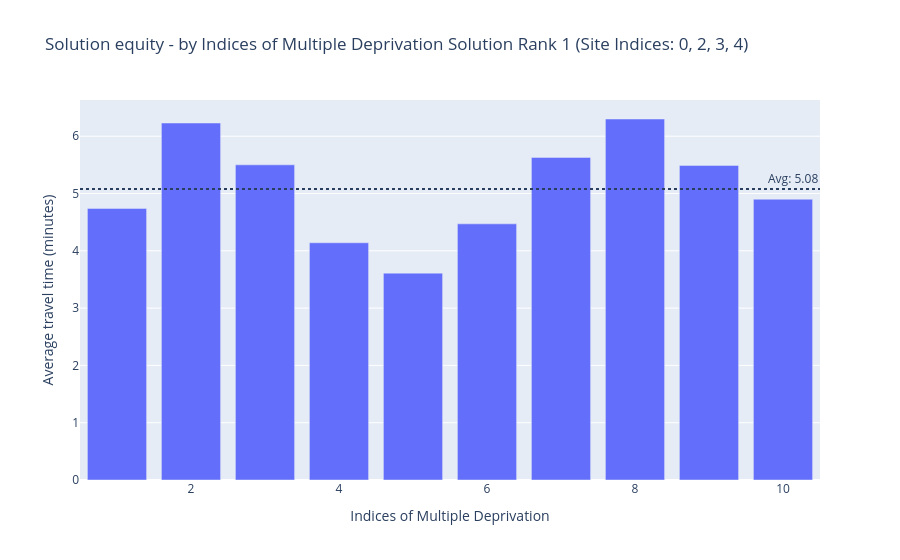

Notebook source saved alongside this figure:
### Markdown cell above
And we can also opt to explore this as a plot.

### Code cell
solutions.check_solution_equity(return_plot=True)

### Figure 1 — Plotly figure (JSON) as saved in the notebook; plotly's stock layout.template omitted (floating-point values rounded to 4 significant figures)
{"data": [{"alignmentgroup": "True", "hovertemplate": "Indices of Multiple Deprivation=%{x}<br>Average travel time (minutes)=%{y}<extra></extra>", "legendgroup": "", "marker": {"color": "#636efa", "pattern": {"shape": ""}}, "name": "", "offsetgroup": "", "orientation": "v", "showlegend": false, "textposition": "auto", "type": "bar", "x": [1, 2, 3, 4, 5, 6, 7, 8, 9, 10], "xaxis": "x", "y": [4.74, 6.23, 5.5, 4.14, 3.61, 4.47, 5.63, 6.3, 5.49, 4.9], "yaxis": "y"}], "layout": {"annotations": [{"showarrow": false, "text": "Avg: 5.08", "x": 1, "xanchor": "right", "xref": "x domain", "y": 5.08, "yanchor": "bottom", "yref": "y"}], "barmode": "relative", "legend": {"tracegroupgap": 0}, "shapes": [{"line": {"dash": "dot"}, "type": "line", "x0": 0, "x1": 1, "xref": "x domain", "y0": 5.08, "y1": 5.08, "yref": "y"}], "title": {"text": "Solution equity - by Indices of Multiple Deprivation\nSolution Rank 1 (Site Indices: 0, 2, 3, 4)"}, "xaxis": {"anchor": "y", "domain": [0.0, 1.0], "title": {"text": "Indices of Multiple Deprivation"}}, "yaxis": {"anchor": "x", "domain": [0.0, 1.0], "title": {"text": "Average travel time (minutes)"}}}}
